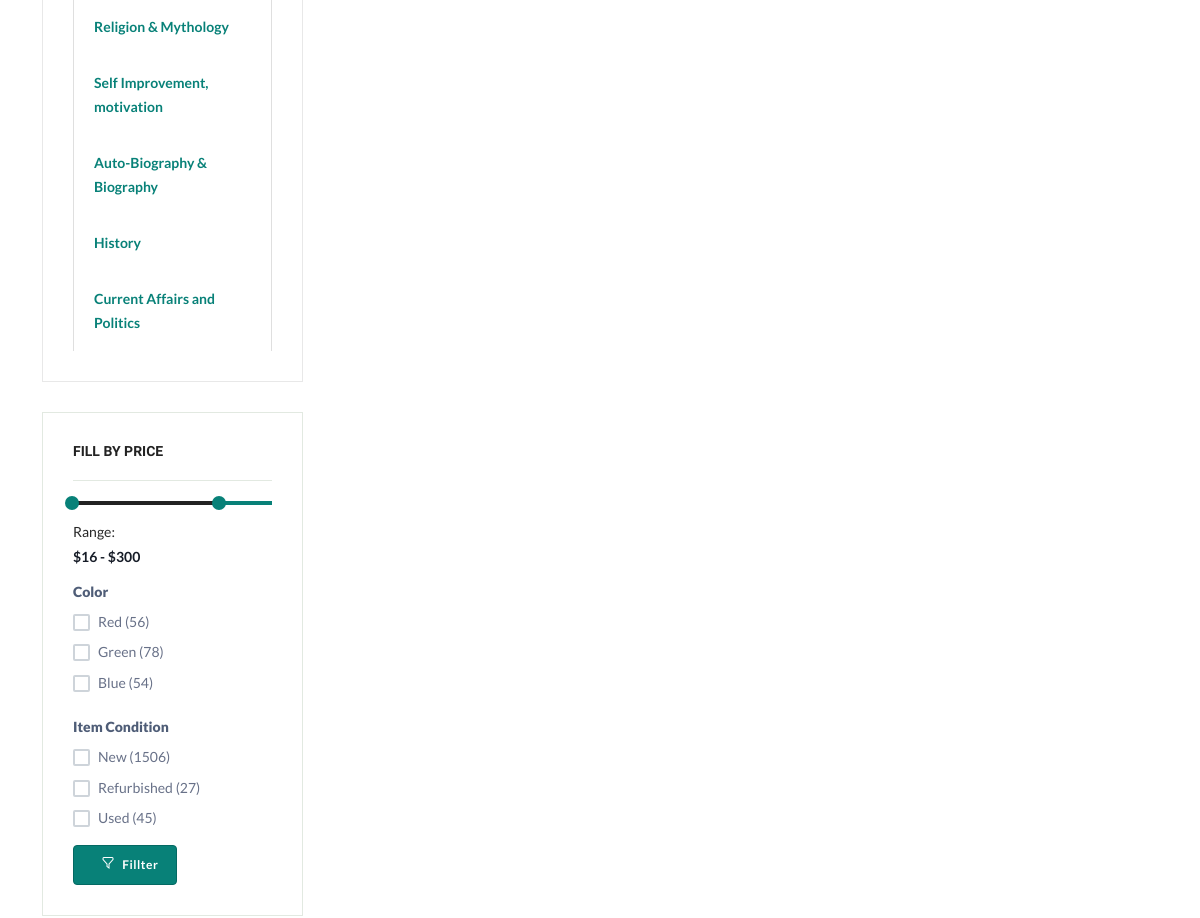
The app's page / (middle part), older data.
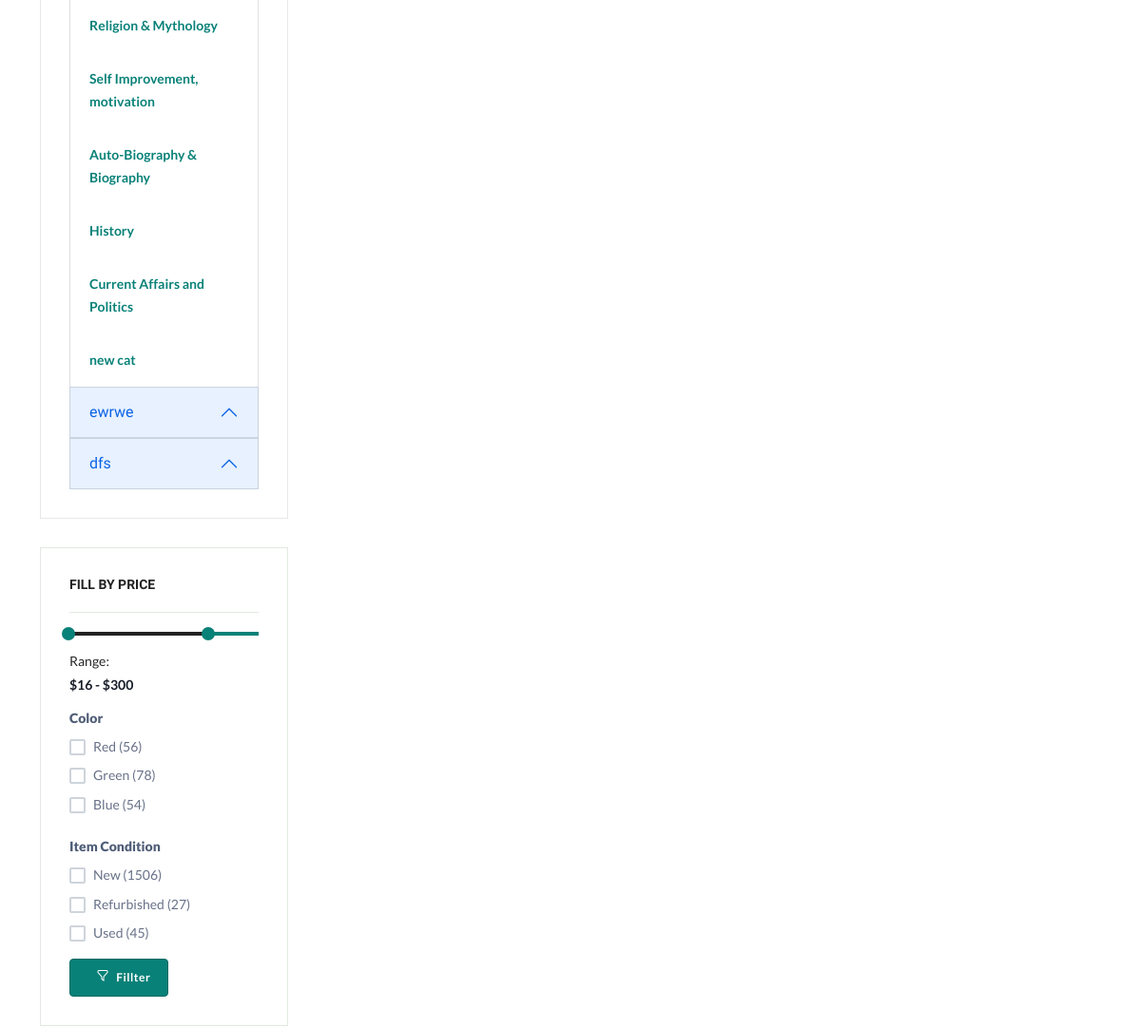
The same page, newer data.
### store/models.py (models this page shows, shortened)
class Category(models.Model):
    category_name = models.CharField(max_length=50,unique=True)
    slug = models.SlugField(max_length=100, unique=True)
    parent_cat = models.ForeignKey('self',null=True,blank=True,on_delete=models.CASCADE,related_name = 'subcategories')
    is_active = models.BooleanField(default = True)
    class Meta:
        verbose_name = 'Category'
        verbose_name_plural = 'Categories'
    def get_url(self):
        return reverse('store_app:products_by_category',args=[self.slug])
    def __str__(self):
        return self.category_name

### store/views.py (the view)
# urls.py: path('',views.viewstore,name='view_store'),
def viewstore(request,category_slug=None):
    categories = None
    products = None
    if category_slug != None:
        categories = get_object_or_404(Category, slug=category_slug)
        products = ProductVariant.objects.filter(product__category=categories, is_active=True)
        products_count = products.count()
    else:
        products = ProductVariant.objects.all().filter(is_active=True)
        products_count = products.count()
    context = {
        "products":products,
        "products_count":products_count
        }
    return render(request, 'user_template/store.html', context)

### store/context_processors.py (called while the page is built)
def category_links(request):
    links = Category.objects.all()
    return dict(links = links)

### templates/user_template/store.html (shortened to what the changed rows need)
{% extends "user_base.html" %}
{% load static %}
{% block content %}
<body>
<main class="main">
<section class="mt-50 mb-50">
    <div class="container">
        <div class="row flex-row-reverse">
            <div class="col-lg-3 primary-sidebar sticky-sidebar">
                    <div class="widget-category mb-30">
                        <ul class="categories">
                            <div class="accordion" id="accordionExample">
                                {% for category in links %}
                                <div class="accordion-item">
                                    {% if category.parent_cat is None %}
                                    <h2 class="accordion-header" id="heading{{category.id}}">
                                        <button class="accordion-button" type="button" data-bs-toggle="collapse" data-bs-target="#collapse{{category.id}}" aria-expanded="true" aria-controls="collapse{{category.id}}">
                                        {{category.category_name}}
                                        </button>
                                    </h2>
                                    {% for subcategory in category.subcategories.all %}
                                    <div id="collapse{{category.id}}" class="accordion-collapse collapse show" aria-labelledby="heading{{category.id}}" data-bs-parent="#accordionExample">
                                    <div class="accordion-body">
                                        <strong><a href="{{subcategory.get_url}}"><div class="submenu-title">{{subcategory}}</div></a></strong>
                                    </div>
                                    </div>
                                    {% endfor %}
                                    {% endif %}
                                </div>
                                {% endfor %}
                            </div>
                        </ul>
                    </div>
            </div>
        </div>
    </div>
</section>
</main>
</body>
{% endblock content %}

Row changes from the older to the newer data that the page shows:
added Category: category_name "new cat"
added Category: category_name "ewrwe"
added Category: category_name "dfs"
